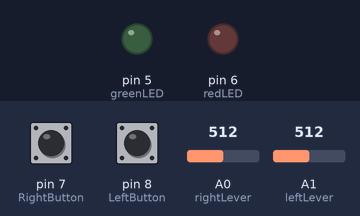
A sketch run on a simulated Arduino Uno, built with avr-gcc and run on an emulated ATmega328P. On the bench: output pins drawn as LEDs (lit = HIGH). Dashed ring = blinking. Inputs (shaded band) come from the test bench; at power-on: pin 7 (RightButton) LOW, pin 8 (LeftButton) LOW, A0 (rightLever) = 512, A1 (leftLever) = 512. What the sketch prints to the serial monitor is not drawn.

Above: at 1.2 s.
1.3 s: pin 7 (RightButton) pulled HIGH for 1 s
At 3.4 s:
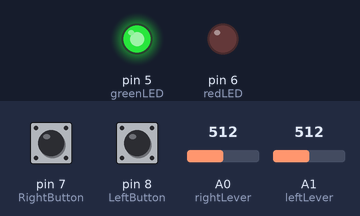
3.8 s: pin 8 (LeftButton) pulled HIGH for 3.2 s
At 4.1 s:
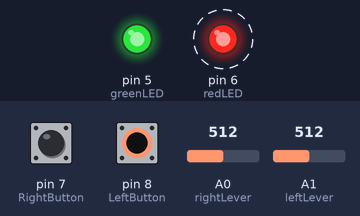
10.0 s: pin 7 (RightButton) pulled HIGH for 0.15 s
At 11.4 s:
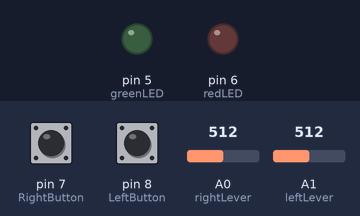
11.7 s: pin 8 (LeftButton) pulled HIGH for 0.15 s
At 12.8 s:
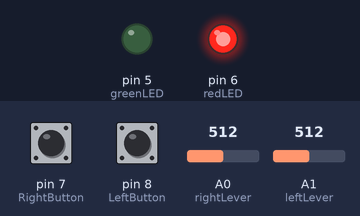
13.4 s: pin 8 (LeftButton) pulled HIGH for 1 s
At 13.9 s:
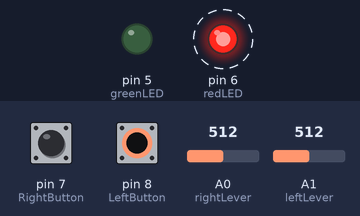
Timing chart, 0 to 16.4 s (numbered marks = the images above; inputs shaded):
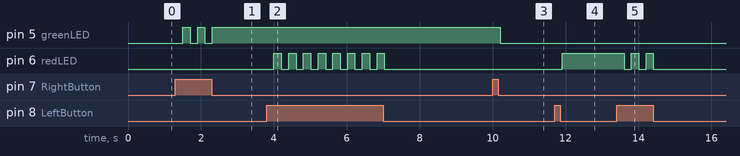

Measured:
- after the input at 1.3 s, pin 5 (greenLED): alternates HIGH for 0.20 s and LOW for 0.20 s, 5 changes in all, then stays HIGH, starting after 0.20 s
- after the input at 3.8 s, pin 6 (redLED): alternates HIGH for 0.20 s and LOW for 0.20 s, 16 changes in all, then stays LOW, starting after 0.20 s
- after the input at 10.0 s, pin 5 (greenLED): HIGH → LOW after 0.20 s
- after the input at 11.7 s, pin 6 (redLED): LOW → HIGH after 0.20 s
- after the input at 13.4 s, pin 6 (redLED): alternates HIGH for 0.20 s and LOW for 0.20 s, 5 changes in all, then stays LOW, starting after 0.20 s

The sketch:

self_driving_car_control.ino
```cpp
#include <SoftwareSerial.h>

SoftwareSerial btSerial(2, 3);

#define greenLED 5
#define redLED 6
#define RightButton 7
#define LeftButton 8
#define rightLever A0
#define leftLever A1

int RightButtonMode = 0;
int LeftButtonMode = 0;
char steer_sign = 'f';
char velocity_sign;
char steer_sign_prev = 'f';
char velocity_sign_prev;

char temp_steers[3];
char temp_velocities[3];

int RightButtonValue;
int LeftButtonValue;
int potention_right;
int potention_right_prev;
int potention_left;
int potention_left_prev;
int steer;
int velocity;

void setup(){
  Serial.begin(9600);
  btSerial.begin(9600);
  pinMode(redLED, OUTPUT);
  pinMode(greenLED, OUTPUT);
  pinMode(LeftButton, INPUT);
  pinMode(RightButton, INPUT);
}

void loop(){
  RightButtonValue = digitalRead(RightButton);
  LeftButtonValue = digitalRead(LeftButton);

  for(int i=0; i<3; i++){
    potention_right = analogRead(rightLever);
    potention_right = potention_right - 250;
    steer = map(potention_right, 0, 500, 0, 120);

    if(0<steer && steer<15){
      temp_steers[i] = 'a';
    }else if(25<=steer && steer<30){
      temp_steers[i] = 'b';
    }else if(35<=steer && steer<40){
      temp_steers[i] = 'c';
    }else if(45<=steer && steer<50){
      temp_steers[i] = 'd';
    }else if(55<=steer && steer<60){
      temp_steers[i] = 'e';
    }else if(65<=steer && steer<70){
      temp_steers[i] = 'f';
    }else if(75<=steer && steer<80){
      temp_steers[i] = 'g';
    }else if(85<=steer && steer<90){
      temp_steers[i] = 'h';
    }else if(95<=steer && steer<100){
      temp_steers[i] = 'i';
    }else if(105<=steer){
      temp_steers[i] = 'j';
    }
  }

  if(temp_steers[0] == temp_steers[1] && temp_steers[1] == temp_steers[2]){
    steer_sign = temp_steers[0];
  }

  if(steer_sign_prev != steer_sign){
    btSerial.write(steer_sign);
    steer_sign_prev = steer_sign;
  }

  for(int i=0; i<3; i++){
    potention_left = analogRead(leftLever);
    potention_left = potention_left - 250;
    velocity = map(potention_left, 0, 500, 0, 90);

    if(0<velocity && velocity<10){
      temp_velocities[i] = 'A';
    }else if(15<velocity && velocity<20){
      temp_velocities[i] = 'B';
    }else if(25<velocity && velocity<30){
      temp_velocities[i] = 'C';
    }else if(35<velocity && velocity<40){
      temp_velocities[i] = 'D';
    }else if(45<velocity && velocity<50){
      temp_velocities[i] = 'E';
    }else if(55<velocity && velocity<60){
      temp_velocities[i] = 'F';
    }else if(65<velocity && velocity<70){
      temp_velocities[i] = 'G';
    }else if(80<velocity){
      temp_velocities[i] = 'H';
    }
  }

  if(temp_velocities[0] == temp_velocities[1] && temp_velocities[1] == temp_velocities[2]){
    velocity_sign = temp_velocities[0];
  }

  if(velocity_sign_prev != velocity_sign){
    btSerial.write(velocity_sign);
    velocity_sign_prev = velocity_sign;
    Serial.println(velocity_sign);
  }

  if(RightButtonValue == HIGH){
    delay(200);
    if(RightButtonMode == 0){
      RightButtonMode = 1;
      btSerial.write('1');  //Camera on
    }else{
      RightButtonMode = 0;
      btSerial.write('2');  //camera off
    }
  }

  if(LeftButtonValue == HIGH){
    delay(200);
    if(LeftButtonMode == 0){
      LeftButtonMode = 1;
      btSerial.write('3');  //Power on
    }else{
      LeftButtonMode = 0;
      btSerial.write('4');  //power off
    }
  }

  if(RightButtonMode == 1){
    digitalWrite(greenLED, HIGH);
  }else{
    digitalWrite(greenLED, LOW);
  }

  if(LeftButtonMode == 1){
    digitalWrite(redLED, HIGH);
  }else{
    digitalWrite(redLED, LOW);
  }
}
```
